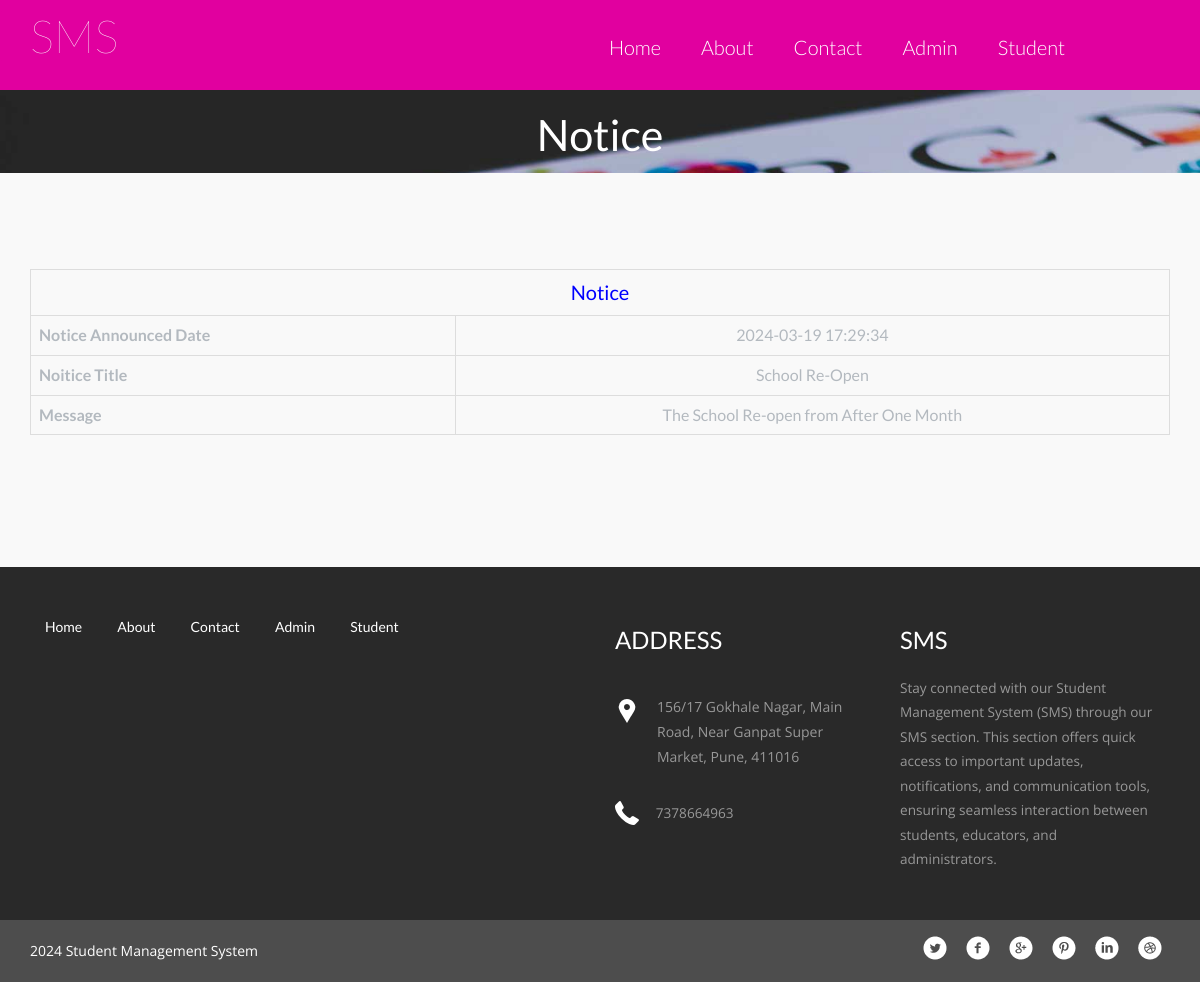
Page /studentms/view-public-notice.php?viewid=4 on the earlier database version.
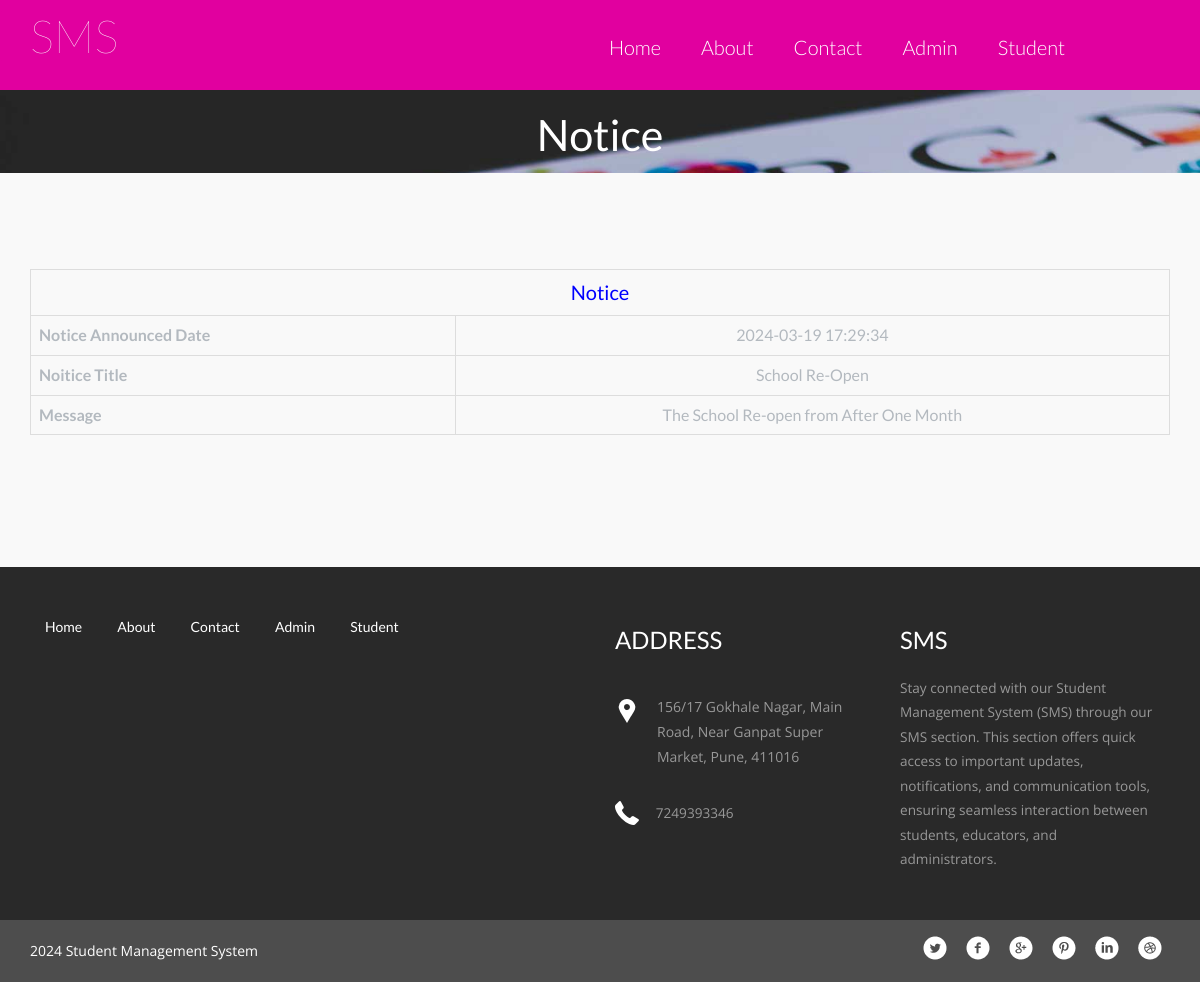
Same page on the later database version.
### tables this page shows
CREATE TABLE `tblpage` (
  `ID` int NOT NULL,
  `PageType` varchar(200) DEFAULT NULL,
  `PageTitle` mediumtext,
  `PageDescription` mediumtext,
  `Email` varchar(200) DEFAULT NULL,
  `MobileNumber` bigint DEFAULT NULL,
  `UpdationDate` date DEFAULT NULL
);

### studentms/view-public-notice.php (the view, shortened to what this page needs)
<?php
include('includes/dbconnection.php');
?>
<!doctype html>
<html>
<head>
<link href="css/bootstrap.css" rel="stylesheet" type="text/css" media="all">
<link href="css/style.css" rel="stylesheet" type="text/css"/>
<link rel="stylesheet" type="text/css" href="css/default.css" />
<link rel="stylesheet" type="text/css" href="css/component.css" />
</head>
	<body>
<?php include_once('includes/header.php');?>
<div class="banner banner5">
	<div class="container">
	<h2>Notice</h2>
	</div>
</div>
<div class="welcome">
	<div class="container">
		<table border="1" class="table table-bordered mg-b-0">
                      <?php
$vid=$_GET['viewid'];
$sql="SELECT * from tblpublicnotice where ID=:vid";
$query = $dbh -> prepare($sql);
$query->bindParam(':vid',$vid,PDO::PARAM_STR);
$query->execute();
$results=$query->fetchAll(PDO::FETCH_OBJ);
$cnt=1;
if($query->rowCount() > 0)
{
foreach($results as $row)
{               ?>
 <tr align="center" class="table-warning">
<td colspan="4" style="font-size:20px;color:blue">
 Notice</td></tr>
<tr class="table-info">
    <th>Notice Announced Date</th>
    <td><?php  echo $row->CreationDate;?></td>
  </tr>
    <tr class="table-info">
    <th>Noitice Title</th>
    <td><?php  echo $row->NoticeTitle;?></td>
  </tr>
  <tr class="table-info">
     <th>Message</th>
    <td><?php  echo $row->NoticeMessage;?></td>
  </tr>
  <?php $cnt=$cnt+1;}} ?>
</table>
	</div>
</div>
<?php include_once('includes/footer.php');?>
	</body>
</html>

### studentms/includes/footer.php (shortened to what this page needs)
<div class="footer">
    <div class="container">
      <div class="col-md-6 footer-left">
        <ul>
          <li><a href="index.php">Home</a></li>
          <li><a href="about.php">About</a></li>
          <li><a href="contact.php">Contact</a></li>
          <li><a href="admin/login.php">Admin</a></li>
          <li><a href="user/login.php">Student</a></li>
        </ul>
      </div>
      <div class="col-md-3 footer-middle">
        <?php
$sql="SELECT * from tblpage where PageType='contactus'";
$query = $dbh -> prepare($sql);
$query->execute();
$results=$query->fetchAll(PDO::FETCH_OBJ);
$cnt=1;
if($query->rowCount() > 0)
{
foreach($results as $row)
{               ?>
        <h3>Address</h3>
        <div class="address">
          <p><?php  echo htmlentities($row->PageDescription);?>
          </p>
        </div>
        <div class="phone">
          <p><?php  echo htmlentities($row->MobileNumber);?></p>
        </div>
      <?php $cnt=$cnt+1;}} ?></div>
      <div class="col-md-3 footer-right">
        <h3>SMS</h3>
        <p>Stay connected with our Student Management System (SMS) through our SMS section. This section offers quick access to important updates, notifications, and communication tools, ensuring seamless interaction between students, educators, and administrators.</p>
      </div>
      <div class="clearfix"> </div>
    </div>
  </div>
<div class="copyright">
    <div class="container">
      <div class="copyright-left">
      <p><?php echo date('Y');?> Student Management System </p>
      </div>
      <div class="copyright-right">
        <ul>
          <li><a href="#" class="twitter"> </a></li>
          <li><a href="#" class="twitter facebook"> </a></li>
          <li><a href="#" class="twitter chrome"> </a></li>
          <li><a href="#" class="twitter pinterest"> </a></li>
          <li><a href="#" class="twitter linkedin"> </a></li>
          <li><a href="#" class="twitter dribbble"> </a></li>
        </ul>
      </div>
      <div class="clearfix"> </div>
    </div>
  </div>

Differences in the rows shown:
changed tblpage "156/17 Gokhale Nagar, Main Road, Near Ganpat Super Market, Pune, 411016": MobileNumber "7378664963" → "7249393346"
